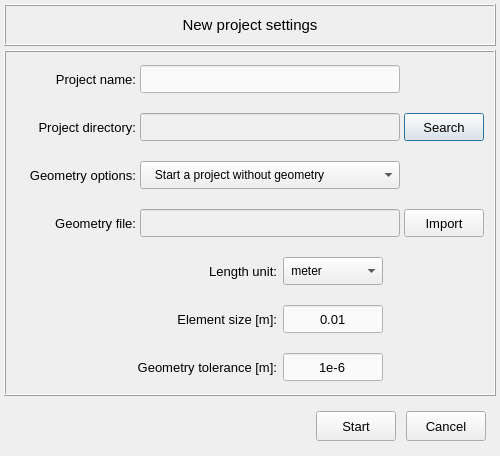
<?xml version="1.0" encoding="UTF-8"?>
<ui version="4.0">
 <class>Dialog</class>
 <widget class="QDialog" name="Dialog">
  <property name="geometry">
   <rect>
    <x>0</x>
    <y>0</y>
    <width>500</width>
    <height>456</height>
   </rect>
  </property>
  <property name="minimumSize">
   <size>
    <width>500</width>
    <height>456</height>
   </size>
  </property>
  <property name="maximumSize">
   <size>
    <width>500</width>
    <height>456</height>
   </size>
  </property>
  <property name="windowTitle">
   <string>OpenPulse</string>
  </property>
  <property name="styleSheet">
   <string notr="true"/>
  </property>
  <layout class="QGridLayout" name="gridLayout">
   <property name="leftMargin">
    <number>4</number>
   </property>
   <property name="topMargin">
    <number>4</number>
   </property>
   <property name="rightMargin">
    <number>4</number>
   </property>
   <property name="bottomMargin">
    <number>4</number>
   </property>
   <property name="spacing">
    <number>4</number>
   </property>
   <item row="0" column="0">
    <widget class="QFrame" name="frame_title">
     <property name="minimumSize">
      <size>
       <width>0</width>
       <height>42</height>
      </size>
     </property>
     <property name="maximumSize">
      <size>
       <width>16777215</width>
       <height>42</height>
      </size>
     </property>
     <property name="frameShape">
      <enum>QFrame::Box</enum>
     </property>
     <property name="frameShadow">
      <enum>QFrame::Raised</enum>
     </property>
     <layout class="QGridLayout" name="gridLayout_2">
      <property name="leftMargin">
       <number>4</number>
      </property>
      <property name="topMargin">
       <number>4</number>
      </property>
      <property name="rightMargin">
       <number>4</number>
      </property>
      <property name="bottomMargin">
       <number>4</number>
      </property>
      <property name="spacing">
       <number>4</number>
      </property>
      <item row="0" column="0">
       <widget class="QLabel" name="label">
        <property name="font">
         <font>
          <pointsize>11</pointsize>
          <weight>50</weight>
          <italic>false</italic>
          <bold>false</bold>
         </font>
        </property>
        <property name="frameShape">
         <enum>QFrame::NoFrame</enum>
        </property>
        <property name="frameShadow">
         <enum>QFrame::Raised</enum>
        </property>
        <property name="text">
         <string>New project settings</string>
        </property>
        <property name="alignment">
         <set>Qt::AlignCenter</set>
        </property>
       </widget>
      </item>
     </layout>
    </widget>
   </item>
   <item row="1" column="0">
    <widget class="QFrame" name="frame_center">
     <property name="minimumSize">
      <size>
       <width>0</width>
       <height>0</height>
      </size>
     </property>
     <property name="maximumSize">
      <size>
       <width>600</width>
       <height>360</height>
      </size>
     </property>
     <property name="frameShape">
      <enum>QFrame::Box</enum>
     </property>
     <property name="frameShadow">
      <enum>QFrame::Raised</enum>
     </property>
     <property name="lineWidth">
      <number>1</number>
     </property>
     <layout class="QGridLayout" name="gridLayout_4">
      <property name="leftMargin">
       <number>6</number>
      </property>
      <property name="topMargin">
       <number>6</number>
      </property>
      <property name="rightMargin">
       <number>6</number>
      </property>
      <property name="bottomMargin">
       <number>6</number>
      </property>
      <property name="spacing">
       <number>6</number>
      </property>
      <item row="7" column="0">
       <widget class="QFrame" name="frame_element_size_2">
        <property name="minimumSize">
         <size>
          <width>0</width>
          <height>42</height>
         </size>
        </property>
        <property name="font">
         <font>
          <pointsize>10</pointsize>
         </font>
        </property>
        <property name="frameShape">
         <enum>QFrame::NoFrame</enum>
        </property>
        <property name="frameShadow">
         <enum>QFrame::Raised</enum>
        </property>
        <layout class="QGridLayout" name="gridLayout_11">
         <property name="leftMargin">
          <number>4</number>
         </property>
         <property name="topMargin">
          <number>4</number>
         </property>
         <property name="rightMargin">
          <number>4</number>
         </property>
         <property name="bottomMargin">
          <number>4</number>
         </property>
         <property name="horizontalSpacing">
          <number>6</number>
         </property>
         <property name="verticalSpacing">
          <number>4</number>
         </property>
         <item row="0" column="1">
          <widget class="QLabel" name="label_length_unit">
           <property name="minimumSize">
            <size>
             <width>160</width>
             <height>28</height>
            </size>
           </property>
           <property name="maximumSize">
            <size>
             <width>160</width>
             <height>28</height>
            </size>
           </property>
           <property name="font">
            <font>
             <pointsize>10</pointsize>
            </font>
           </property>
           <property name="text">
            <string>Length unit:</string>
           </property>
           <property name="alignment">
            <set>Qt::AlignRight|Qt::AlignTrailing|Qt::AlignVCenter</set>
           </property>
          </widget>
         </item>
         <item row="0" column="2">
          <widget class="QComboBox" name="comboBox_length_unit">
           <property name="minimumSize">
            <size>
             <width>100</width>
             <height>28</height>
            </size>
           </property>
           <property name="maximumSize">
            <size>
             <width>100</width>
             <height>28</height>
            </size>
           </property>
           <property name="font">
            <font>
             <pointsize>9</pointsize>
            </font>
           </property>
           <property name="styleSheet">
            <string notr="true"/>
           </property>
           <item>
            <property name="text">
             <string> meter</string>
            </property>
           </item>
           <item>
            <property name="text">
             <string> millimeter</string>
            </property>
           </item>
           <item>
            <property name="text">
             <string> inch</string>
            </property>
           </item>
          </widget>
         </item>
         <item row="0" column="3">
          <spacer name="horizontalSpacer_2">
           <property name="orientation">
            <enum>Qt::Horizontal</enum>
           </property>
           <property name="sizeHint" stdset="0">
            <size>
             <width>40</width>
             <height>20</height>
            </size>
           </property>
          </spacer>
         </item>
         <item row="0" column="0">
          <spacer name="horizontalSpacer_3">
           <property name="orientation">
            <enum>Qt::Horizontal</enum>
           </property>
           <property name="sizeHint" stdset="0">
            <size>
             <width>40</width>
             <height>20</height>
            </size>
           </property>
          </spacer>
         </item>
        </layout>
       </widget>
      </item>
      <item row="5" column="0">
       <widget class="QFrame" name="frame_start_config">
        <property name="minimumSize">
         <size>
          <width>0</width>
          <height>42</height>
         </size>
        </property>
        <property name="frameShape">
         <enum>QFrame::NoFrame</enum>
        </property>
        <property name="frameShadow">
         <enum>QFrame::Raised</enum>
        </property>
        <layout class="QGridLayout" name="gridLayout_5">
         <property name="leftMargin">
          <number>4</number>
         </property>
         <property name="topMargin">
          <number>4</number>
         </property>
         <property name="rightMargin">
          <number>4</number>
         </property>
         <property name="bottomMargin">
          <number>4</number>
         </property>
         <property name="spacing">
          <number>4</number>
         </property>
         <item row="0" column="1">
          <widget class="QComboBox" name="comboBox_start_project">
           <property name="minimumSize">
            <size>
             <width>260</width>
             <height>28</height>
            </size>
           </property>
           <property name="maximumSize">
            <size>
             <width>260</width>
             <height>28</height>
            </size>
           </property>
           <property name="font">
            <font>
             <pointsize>9</pointsize>
            </font>
           </property>
           <property name="styleSheet">
            <string notr="true"/>
           </property>
           <item>
            <property name="text">
             <string>   Start a project without geometry</string>
            </property>
           </item>
           <item>
            <property name="text">
             <string>   Start a project with geometry file</string>
            </property>
           </item>
          </widget>
         </item>
         <item row="0" column="2">
          <widget class="QFrame" name="frame_7">
           <property name="minimumSize">
            <size>
             <width>80</width>
             <height>0</height>
            </size>
           </property>
           <property name="maximumSize">
            <size>
             <width>80</width>
             <height>16777215</height>
            </size>
           </property>
           <property name="frameShape">
            <enum>QFrame::NoFrame</enum>
           </property>
           <property name="frameShadow">
            <enum>QFrame::Raised</enum>
           </property>
          </widget>
         </item>
         <item row="0" column="0">
          <widget class="QLabel" name="label_project_name_2">
           <property name="minimumSize">
            <size>
             <width>120</width>
             <height>28</height>
            </size>
           </property>
           <property name="maximumSize">
            <size>
             <width>120</width>
             <height>28</height>
            </size>
           </property>
           <property name="font">
            <font>
             <pointsize>10</pointsize>
            </font>
           </property>
           <property name="text">
            <string>Geometry options:</string>
           </property>
           <property name="alignment">
            <set>Qt::AlignRight|Qt::AlignTrailing|Qt::AlignVCenter</set>
           </property>
          </widget>
         </item>
        </layout>
       </widget>
      </item>
      <item row="8" column="0">
       <widget class="QFrame" name="frame_element_size">
        <property name="minimumSize">
         <size>
          <width>0</width>
          <height>42</height>
         </size>
        </property>
        <property name="font">
         <font>
          <pointsize>10</pointsize>
         </font>
        </property>
        <property name="frameShape">
         <enum>QFrame::NoFrame</enum>
        </property>
        <property name="frameShadow">
         <enum>QFrame::Raised</enum>
        </property>
        <layout class="QGridLayout" name="gridLayout_9">
         <property name="leftMargin">
          <number>4</number>
         </property>
         <property name="topMargin">
          <number>4</number>
         </property>
         <property name="rightMargin">
          <number>4</number>
         </property>
         <property name="bottomMargin">
          <number>4</number>
         </property>
         <property name="horizontalSpacing">
          <number>6</number>
         </property>
         <property name="verticalSpacing">
          <number>4</number>
         </property>
         <item row="0" column="2">
          <widget class="QLineEdit" name="lineEdit_element_size">
           <property name="enabled">
            <bool>true</bool>
           </property>
           <property name="minimumSize">
            <size>
             <width>100</width>
             <height>28</height>
            </size>
           </property>
           <property name="maximumSize">
            <size>
             <width>100</width>
             <height>28</height>
            </size>
           </property>
           <property name="font">
            <font>
             <family>MS Shell Dlg 2</family>
             <pointsize>10</pointsize>
             <weight>50</weight>
             <italic>false</italic>
             <bold>false</bold>
            </font>
           </property>
           <property name="layoutDirection">
            <enum>Qt::LeftToRight</enum>
           </property>
           <property name="styleSheet">
            <string notr="true">QLineEdit{color: rgb(0, 0, 0); background-color: rgb(250, 250, 250)}
QLineEdit:disabled{color: rgb(100, 100, 100); background-color: rgb(240, 240, 240)}</string>
           </property>
           <property name="inputMethodHints">
            <set>Qt::ImhNone</set>
           </property>
           <property name="text">
            <string>0.01</string>
           </property>
           <property name="maxLength">
            <number>20</number>
           </property>
           <property name="frame">
            <bool>true</bool>
           </property>
           <property name="cursorPosition">
            <number>4</number>
           </property>
           <property name="alignment">
            <set>Qt::AlignCenter</set>
           </property>
           <property name="placeholderText">
            <string>&lt; Insert a value &gt;</string>
           </property>
          </widget>
         </item>
         <item row="0" column="1">
          <widget class="QLabel" name="label_element_size">
           <property name="minimumSize">
            <size>
             <width>160</width>
             <height>28</height>
            </size>
           </property>
           <property name="maximumSize">
            <size>
             <width>160</width>
             <height>28</height>
            </size>
           </property>
           <property name="font">
            <font>
             <pointsize>10</pointsize>
            </font>
           </property>
           <property name="text">
            <string>Element size [m]:</string>
           </property>
           <property name="alignment">
            <set>Qt::AlignRight|Qt::AlignTrailing|Qt::AlignVCenter</set>
           </property>
          </widget>
         </item>
         <item row="0" column="0">
          <spacer name="horizontalSpacer_4">
           <property name="orientation">
            <enum>Qt::Horizontal</enum>
           </property>
           <property name="sizeHint" stdset="0">
            <size>
             <width>40</width>
             <height>20</height>
            </size>
           </property>
          </spacer>
         </item>
         <item row="0" column="3">
          <spacer name="horizontalSpacer_7">
           <property name="orientation">
            <enum>Qt::Horizontal</enum>
           </property>
           <property name="sizeHint" stdset="0">
            <size>
             <width>40</width>
             <height>20</height>
            </size>
           </property>
          </spacer>
         </item>
        </layout>
       </widget>
      </item>
      <item row="4" column="0">
       <widget class="QFrame" name="frame_project_directory">
        <property name="minimumSize">
         <size>
          <width>0</width>
          <height>42</height>
         </size>
        </property>
        <property name="frameShape">
         <enum>QFrame::NoFrame</enum>
        </property>
        <property name="frameShadow">
         <enum>QFrame::Raised</enum>
        </property>
        <layout class="QGridLayout" name="gridLayout_7">
         <property name="leftMargin">
          <number>4</number>
         </property>
         <property name="topMargin">
          <number>4</number>
         </property>
         <property name="rightMargin">
          <number>4</number>
         </property>
         <property name="bottomMargin">
          <number>4</number>
         </property>
         <property name="spacing">
          <number>4</number>
         </property>
         <item row="0" column="0">
          <widget class="QLabel" name="label_project_directory">
           <property name="minimumSize">
            <size>
             <width>120</width>
             <height>28</height>
            </size>
           </property>
           <property name="maximumSize">
            <size>
             <width>120</width>
             <height>28</height>
            </size>
           </property>
           <property name="font">
            <font>
             <pointsize>10</pointsize>
            </font>
           </property>
           <property name="text">
            <string>Project directory:</string>
           </property>
           <property name="alignment">
            <set>Qt::AlignRight|Qt::AlignTrailing|Qt::AlignVCenter</set>
           </property>
          </widget>
         </item>
         <item row="0" column="1">
          <widget class="QLineEdit" name="lineEdit_project_folder">
           <property name="enabled">
            <bool>false</bool>
           </property>
           <property name="minimumSize">
            <size>
             <width>260</width>
             <height>28</height>
            </size>
           </property>
           <property name="maximumSize">
            <size>
             <width>260</width>
             <height>28</height>
            </size>
           </property>
           <property name="font">
            <font>
             <family>MS Shell Dlg 2</family>
             <pointsize>10</pointsize>
             <weight>50</weight>
             <italic>false</italic>
             <bold>false</bold>
            </font>
           </property>
           <property name="styleSheet">
            <string notr="true">QLineEdit{color: rgb(0, 0, 0); background-color: rgb(250, 250, 250)}
QLineEdit:disabled{color: rgb(100, 100, 100); background-color: rgb(240, 240, 240)}</string>
           </property>
           <property name="frame">
            <bool>true</bool>
           </property>
           <property name="alignment">
            <set>Qt::AlignCenter</set>
           </property>
          </widget>
         </item>
         <item row="0" column="2">
          <widget class="QPushButton" name="pushButton_search_project_folder">
           <property name="sizePolicy">
            <sizepolicy hsizetype="Expanding" vsizetype="Expanding">
             <horstretch>0</horstretch>
             <verstretch>0</verstretch>
            </sizepolicy>
           </property>
           <property name="minimumSize">
            <size>
             <width>80</width>
             <height>28</height>
            </size>
           </property>
           <property name="maximumSize">
            <size>
             <width>80</width>
             <height>28</height>
            </size>
           </property>
           <property name="sizeIncrement">
            <size>
             <width>0</width>
             <height>1</height>
            </size>
           </property>
           <property name="font">
            <font>
             <family>MS Shell Dlg 2</family>
             <pointsize>10</pointsize>
             <weight>50</weight>
             <italic>false</italic>
             <bold>false</bold>
            </font>
           </property>
           <property name="styleSheet">
            <string notr="true"/>
           </property>
           <property name="text">
            <string>Search</string>
           </property>
           <property name="icon">
            <iconset>
             <normaloff>../data/icons/020-search.png</normaloff>../data/icons/020-search.png</iconset>
           </property>
          </widget>
         </item>
        </layout>
       </widget>
      </item>
      <item row="6" column="0">
       <widget class="QFrame" name="frame_geometry_file">
        <property name="minimumSize">
         <size>
          <width>0</width>
          <height>42</height>
         </size>
        </property>
        <property name="frameShape">
         <enum>QFrame::NoFrame</enum>
        </property>
        <property name="frameShadow">
         <enum>QFrame::Raised</enum>
        </property>
        <layout class="QGridLayout" name="gridLayout_8">
         <property name="leftMargin">
          <number>4</number>
         </property>
         <property name="topMargin">
          <number>4</number>
         </property>
         <property name="rightMargin">
          <number>4</number>
         </property>
         <property name="bottomMargin">
          <number>4</number>
         </property>
         <property name="spacing">
          <number>4</number>
         </property>
         <item row="0" column="0">
          <widget class="QLabel" name="label_geometry_file">
           <property name="minimumSize">
            <size>
             <width>120</width>
             <height>28</height>
            </size>
           </property>
           <property name="maximumSize">
            <size>
             <width>120</width>
             <height>28</height>
            </size>
           </property>
           <property name="font">
            <font>
             <pointsize>10</pointsize>
            </font>
           </property>
           <property name="text">
            <string>Geometry file:</string>
           </property>
           <property name="alignment">
            <set>Qt::AlignRight|Qt::AlignTrailing|Qt::AlignVCenter</set>
           </property>
          </widget>
         </item>
         <item row="0" column="1">
          <widget class="QLineEdit" name="lineEdit_geometry_path">
           <property name="enabled">
            <bool>false</bool>
           </property>
           <property name="sizePolicy">
            <sizepolicy hsizetype="Expanding" vsizetype="Expanding">
             <horstretch>0</horstretch>
             <verstretch>0</verstretch>
            </sizepolicy>
           </property>
           <property name="minimumSize">
            <size>
             <width>260</width>
             <height>28</height>
            </size>
           </property>
           <property name="maximumSize">
            <size>
             <width>260</width>
             <height>28</height>
            </size>
           </property>
           <property name="sizeIncrement">
            <size>
             <width>0</width>
             <height>1</height>
            </size>
           </property>
           <property name="font">
            <font>
             <family>MS Shell Dlg 2</family>
             <pointsize>10</pointsize>
             <weight>50</weight>
             <italic>false</italic>
             <bold>false</bold>
            </font>
           </property>
           <property name="toolTip">
            <string>&lt;html&gt;&lt;head/&gt;&lt;body&gt;&lt;p&gt;Geometry file&lt;/p&gt;&lt;/body&gt;&lt;/html&gt;</string>
           </property>
           <property name="styleSheet">
            <string notr="true">QLineEdit{color: rgb(0, 0, 0); background-color: rgb(250, 250, 250)}
QLineEdit:disabled{color: rgb(100, 100, 100); background-color: rgb(240, 240, 240)}</string>
           </property>
           <property name="alignment">
            <set>Qt::AlignCenter</set>
           </property>
          </widget>
         </item>
         <item row="0" column="2">
          <widget class="QPushButton" name="pushButton_import_geometry">
           <property name="enabled">
            <bool>true</bool>
           </property>
           <property name="sizePolicy">
            <sizepolicy hsizetype="Expanding" vsizetype="Expanding">
             <horstretch>0</horstretch>
             <verstretch>0</verstretch>
            </sizepolicy>
           </property>
           <property name="minimumSize">
            <size>
             <width>80</width>
             <height>28</height>
            </size>
           </property>
           <property name="maximumSize">
            <size>
             <width>80</width>
             <height>28</height>
            </size>
           </property>
           <property name="sizeIncrement">
            <size>
             <width>0</width>
             <height>1</height>
            </size>
           </property>
           <property name="font">
            <font>
             <pointsize>10</pointsize>
            </font>
           </property>
           <property name="styleSheet">
            <string notr="true"/>
           </property>
           <property name="text">
            <string>Import</string>
           </property>
           <property name="icon">
            <iconset>
             <normaloff>../data/icons/020-search.png</normaloff>../data/icons/020-search.png</iconset>
           </property>
          </widget>
         </item>
        </layout>
       </widget>
      </item>
      <item row="9" column="0">
       <widget class="QFrame" name="frame_geometry_tolerance">
        <property name="minimumSize">
         <size>
          <width>0</width>
          <height>42</height>
         </size>
        </property>
        <property name="font">
         <font>
          <pointsize>10</pointsize>
         </font>
        </property>
        <property name="frameShape">
         <enum>QFrame::NoFrame</enum>
        </property>
        <property name="frameShadow">
         <enum>QFrame::Raised</enum>
        </property>
        <layout class="QGridLayout" name="gridLayout_10">
         <property name="leftMargin">
          <number>4</number>
         </property>
         <property name="topMargin">
          <number>4</number>
         </property>
         <property name="rightMargin">
          <number>4</number>
         </property>
         <property name="bottomMargin">
          <number>4</number>
         </property>
         <property name="horizontalSpacing">
          <number>6</number>
         </property>
         <property name="verticalSpacing">
          <number>4</number>
         </property>
         <item row="0" column="1">
          <widget class="QLabel" name="label_geometry_tolerance">
           <property name="minimumSize">
            <size>
             <width>160</width>
             <height>28</height>
            </size>
           </property>
           <property name="maximumSize">
            <size>
             <width>160</width>
             <height>28</height>
            </size>
           </property>
           <property name="font">
            <font>
             <pointsize>10</pointsize>
            </font>
           </property>
           <property name="text">
            <string>Geometry tolerance [m]:</string>
           </property>
           <property name="alignment">
            <set>Qt::AlignRight|Qt::AlignTrailing|Qt::AlignVCenter</set>
           </property>
          </widget>
         </item>
         <item row="0" column="2">
          <widget class="QLineEdit" name="lineEdit_geometry_tolerance">
           <property name="enabled">
            <bool>true</bool>
           </property>
           <property name="minimumSize">
            <size>
             <width>100</width>
             <height>28</height>
            </size>
           </property>
           <property name="maximumSize">
            <size>
             <width>100</width>
             <height>28</height>
            </size>
           </property>
           <property name="font">
            <font>
             <family>MS Shell Dlg 2</family>
             <pointsize>10</pointsize>
             <weight>50</weight>
             <italic>false</italic>
             <bold>false</bold>
            </font>
           </property>
           <property name="layoutDirection">
            <enum>Qt::LeftToRight</enum>
           </property>
           <property name="styleSheet">
            <string notr="true">QLineEdit{color: rgb(0, 0, 0); background-color: rgb(250, 250, 250)}
QLineEdit:disabled{color: rgb(100, 100, 100); background-color: rgb(240, 240, 240)}</string>
           </property>
           <property name="inputMethodHints">
            <set>Qt::ImhNone</set>
           </property>
           <property name="text">
            <string>1e-6</string>
           </property>
           <property name="maxLength">
            <number>20</number>
           </property>
           <property name="frame">
            <bool>true</bool>
           </property>
           <property name="cursorPosition">
            <number>4</number>
           </property>
           <property name="alignment">
            <set>Qt::AlignCenter</set>
           </property>
           <property name="placeholderText">
            <string>&lt; Insert a value &gt;</string>
           </property>
          </widget>
         </item>
         <item row="0" column="0">
          <spacer name="horizontalSpacer_5">
           <property name="orientation">
            <enum>Qt::Horizontal</enum>
           </property>
           <property name="sizeHint" stdset="0">
            <size>
             <width>40</width>
             <height>20</height>
            </size>
           </property>
          </spacer>
         </item>
         <item row="0" column="3">
          <spacer name="horizontalSpacer_6">
           <property name="orientation">
            <enum>Qt::Horizontal</enum>
           </property>
           <property name="sizeHint" stdset="0">
            <size>
             <width>40</width>
             <height>20</height>
            </size>
           </property>
          </spacer>
         </item>
        </layout>
       </widget>
      </item>
      <item row="3" column="0">
       <widget class="QFrame" name="frame_project_name">
        <property name="minimumSize">
         <size>
          <width>0</width>
          <height>42</height>
         </size>
        </property>
        <property name="frameShape">
         <enum>QFrame::NoFrame</enum>
        </property>
        <property name="frameShadow">
         <enum>QFrame::Raised</enum>
        </property>
        <layout class="QGridLayout" name="gridLayout_3">
         <property name="leftMargin">
          <number>4</number>
         </property>
         <property name="topMargin">
          <number>4</number>
         </property>
         <property name="rightMargin">
          <number>4</number>
         </property>
         <property name="bottomMargin">
          <number>4</number>
         </property>
         <property name="spacing">
          <number>4</number>
         </property>
         <item row="0" column="0">
          <widget class="QLabel" name="label_project_name">
           <property name="minimumSize">
            <size>
             <width>120</width>
             <height>28</height>
            </size>
           </property>
           <property name="maximumSize">
            <size>
             <width>120</width>
             <height>28</height>
            </size>
           </property>
           <property name="font">
            <font>
             <pointsize>10</pointsize>
            </font>
           </property>
           <property name="text">
            <string>Project name:</string>
           </property>
           <property name="alignment">
            <set>Qt::AlignRight|Qt::AlignTrailing|Qt::AlignVCenter</set>
           </property>
          </widget>
         </item>
         <item row="0" column="2">
          <widget class="QFrame" name="frame_4">
           <property name="minimumSize">
            <size>
             <width>80</width>
             <height>0</height>
            </size>
           </property>
           <property name="maximumSize">
            <size>
             <width>80</width>
             <height>16777215</height>
            </size>
           </property>
           <property name="frameShape">
            <enum>QFrame::NoFrame</enum>
           </property>
           <property name="frameShadow">
            <enum>QFrame::Raised</enum>
           </property>
          </widget>
         </item>
         <item row="0" column="1">
          <widget class="QLineEdit" name="lineEdit_project_name">
           <property name="minimumSize">
            <size>
             <width>260</width>
             <height>28</height>
            </size>
           </property>
           <property name="maximumSize">
            <size>
             <width>260</width>
             <height>28</height>
            </size>
           </property>
           <property name="font">
            <font>
             <family>MS Shell Dlg 2</family>
             <pointsize>10</pointsize>
             <weight>50</weight>
             <italic>false</italic>
             <bold>false</bold>
            </font>
           </property>
           <property name="styleSheet">
            <string notr="true">QLineEdit{color: rgb(0, 0, 0); background-color: rgb(250, 250, 250)}
QLineEdit:disabled{color: rgb(100, 100, 100); background-color: rgb(240, 240, 240)}</string>
           </property>
           <property name="text">
            <string/>
           </property>
           <property name="frame">
            <bool>true</bool>
           </property>
           <property name="alignment">
            <set>Qt::AlignCenter</set>
           </property>
          </widget>
         </item>
        </layout>
       </widget>
      </item>
     </layout>
    </widget>
   </item>
   <item row="2" column="0">
    <widget class="QFrame" name="frame_buttons">
     <property name="minimumSize">
      <size>
       <width>0</width>
       <height>52</height>
      </size>
     </property>
     <property name="maximumSize">
      <size>
       <width>16777215</width>
       <height>52</height>
      </size>
     </property>
     <property name="frameShape">
      <enum>QFrame::NoFrame</enum>
     </property>
     <property name="frameShadow">
      <enum>QFrame::Raised</enum>
     </property>
     <layout class="QGridLayout" name="gridLayout_6">
      <property name="leftMargin">
       <number>10</number>
      </property>
      <property name="topMargin">
       <number>0</number>
      </property>
      <property name="rightMargin">
       <number>10</number>
      </property>
      <property name="bottomMargin">
       <number>0</number>
      </property>
      <property name="horizontalSpacing">
       <number>10</number>
      </property>
      <item row="0" column="1">
       <widget class="QPushButton" name="pushButton_start_project">
        <property name="sizePolicy">
         <sizepolicy hsizetype="Expanding" vsizetype="Expanding">
          <horstretch>0</horstretch>
          <verstretch>0</verstretch>
         </sizepolicy>
        </property>
        <property name="minimumSize">
         <size>
          <width>80</width>
          <height>30</height>
         </size>
        </property>
        <property name="maximumSize">
         <size>
          <width>80</width>
          <height>30</height>
         </size>
        </property>
        <property name="sizeIncrement">
         <size>
          <width>0</width>
          <height>1</height>
         </size>
        </property>
        <property name="font">
         <font>
          <pointsize>10</pointsize>
         </font>
        </property>
        <property name="styleSheet">
         <string notr="true"/>
        </property>
        <property name="text">
         <string>Start</string>
        </property>
       </widget>
      </item>
      <item row="0" column="2">
       <widget class="QPushButton" name="pushButton_cancel">
        <property name="sizePolicy">
         <sizepolicy hsizetype="Expanding" vsizetype="Expanding">
          <horstretch>0</horstretch>
          <verstretch>0</verstretch>
         </sizepolicy>
        </property>
        <property name="minimumSize">
         <size>
          <width>80</width>
          <height>30</height>
         </size>
        </property>
        <property name="maximumSize">
         <size>
          <width>80</width>
          <height>30</height>
         </size>
        </property>
        <property name="sizeIncrement">
         <size>
          <width>0</width>
          <height>1</height>
         </size>
        </property>
        <property name="font">
         <font>
          <pointsize>10</pointsize>
         </font>
        </property>
        <property name="styleSheet">
         <string notr="true"/>
        </property>
        <property name="text">
         <string>Cancel</string>
        </property>
       </widget>
      </item>
      <item row="0" column="0">
       <spacer name="horizontalSpacer">
        <property name="orientation">
         <enum>Qt::Horizontal</enum>
        </property>
        <property name="sizeHint" stdset="0">
         <size>
          <width>40</width>
          <height>20</height>
         </size>
        </property>
       </spacer>
      </item>
     </layout>
    </widget>
   </item>
  </layout>
 </widget>
 <tabstops>
  <tabstop>lineEdit_project_name</tabstop>
  <tabstop>pushButton_search_project_folder</tabstop>
  <tabstop>comboBox_start_project</tabstop>
  <tabstop>pushButton_import_geometry</tabstop>
  <tabstop>lineEdit_element_size</tabstop>
  <tabstop>lineEdit_geometry_tolerance</tabstop>
  <tabstop>pushButton_start_project</tabstop>
  <tabstop>pushButton_cancel</tabstop>
  <tabstop>lineEdit_project_folder</tabstop>
  <tabstop>lineEdit_geometry_path</tabstop>
 </tabstops>
 <resources/>
 <connections/>
</ui>
